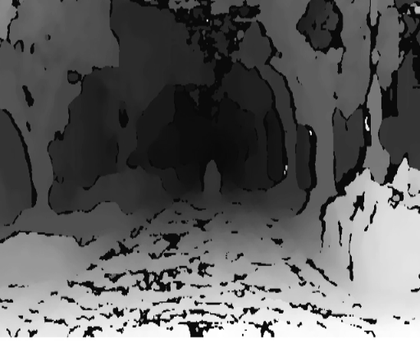
%> input picture Robot/MATLAB/depth_tests/test_depth6.png, 420 x 348 px, shrunk from 512 x 424 before the run
$ octave depth_grid_test.m   (GNU Octave 9; MATLAB toolbox functions it lacks are replaced by stand-ins)
%> lines starting %> are read from the running program, lines starting %| are printed output that depends on the picture; in (x1, y1, x2, y2) boxes, pixels count from 0 and x2, y2 are one past the last pixel; in counts of white or black regions, pixels touching at a corner belong together; the program's own positions count from 1
% Script to test the conversion of a depth map from the kinect to an
% occupancy frid with cell probabilitites
%   Written by Chris Poole - Spring 2018

close all
clear all
clc

MAX_ROVER_STEP = 20; % pixels? centimeters? no clue how to implement this yet
block_prob = @(m)exp(-0.5/255*m);

im = imread('test_depth6.png', 'png');
%> im is the input picture: size 348x420x3 uint8; min 0, max 255, mean 96.6
im = im(:,:,1);
%> im: size 348x420 uint8
[m,n] = size(im);
%> m = 348; n = 420

figure
imshow(im)

occ_grid = zeros([255,n]);

tic
for j = 1:n
    for i = 1:m
        dist = im(i,j); % val out of 255
        if dist ~= 0
            k = (256-im2double(dist)*255):255;
            occ_grid(k,j) = occ_grid(k,j) + block_prob(i);
        end
    end
end
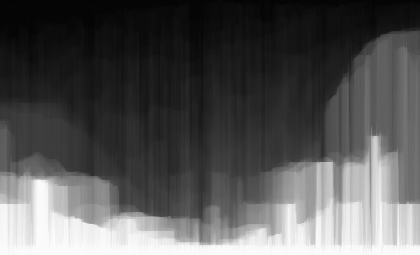
%> occ_grid: size 255x420 double; min 3.56, max 252, mean 86.2
%> after the loop, k = 255 values from 1 to 255
toc

[m_occ,n_occ] = size(occ_grid);
%> m_occ = 255; n_occ = 420
[x,y] = meshgrid(1:n_occ,1:m_occ);

figure
colormap('gray')
h = pcolor(x,y,occ_grid);
set(h, 'EdgeColor', 'none');
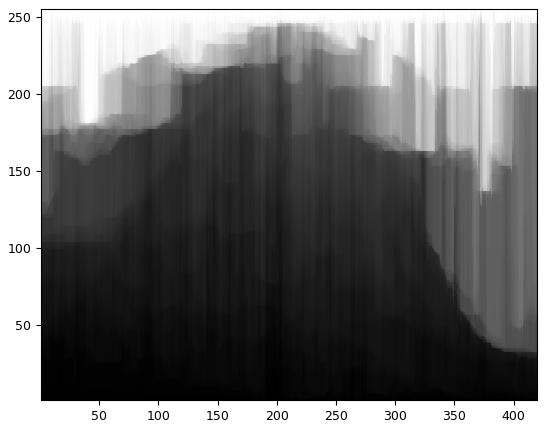
%> figure redrawn from the program's plot data

figure
colormap(parula(255/15))
s = plot3(x,y,occ_grid,'.');
s.EdgeColor = 'none';
s.CData = occ_grid;
xlabel('x'); ylabel('y'); zlabel('z');
%> after `zlabel('z')`:
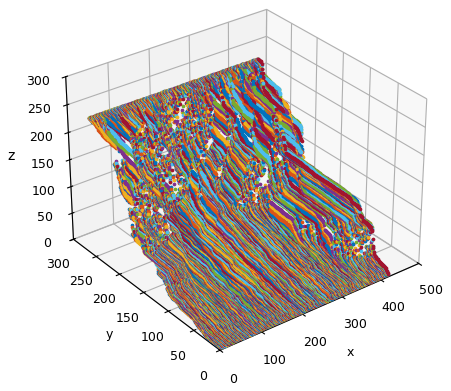
%> figure redrawn from the program's plot data

$ run again, with Robot/MATLAB/depth_tests/test_depth0.png copied over Robot/MATLAB/depth_tests/test_depth6.png
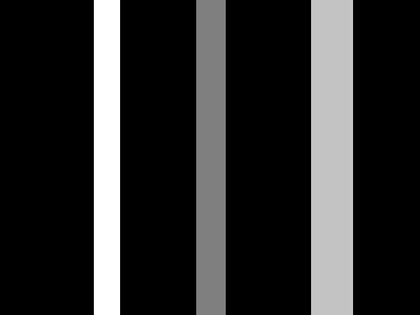
%> input picture Robot/MATLAB/depth_tests/test_depth0.png, 420 x 315 px, shrunk from 640 x 480 before the run
%> im is the input picture: size 315x420x3 uint8; min 0, max 255, mean 44.4
%> im: size 315x420 uint8
%> after the loop `for j = 1:n`:
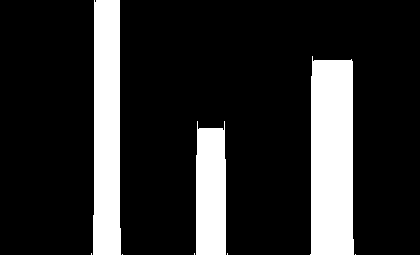
%> occ_grid: size 255x420 double; values 0 (black) and 234.8 (white), 17.4% white; 8 white regions (5 under 20 px), largest, box (x1, y1, x2, y2) and area: (310, 56, 354, 255) 8194, (93, 0, 121, 255) 6695, (196, 121, 226, 255) 3763
%> after the loop `for j = 1:n`: k = 255
%> `zlabel('z')`:
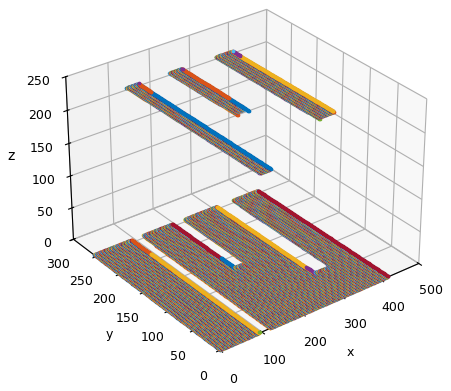
%> figure redrawn from the program's plot data

$ run again, with Robot/MATLAB/depth_tests/test_depth2.png copied over Robot/MATLAB/depth_tests/test_depth6.png
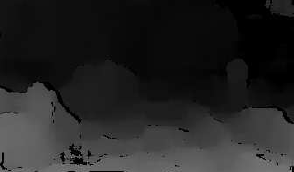
%> input picture Robot/MATLAB/depth_tests/test_depth2.png, 294 x 172 px
%> im is the input picture: size 172x294x3 uint8; min 0, max 160, mean 36.2
%> im: size 172x294 uint8
%> after the loop `for j = 1:n`:
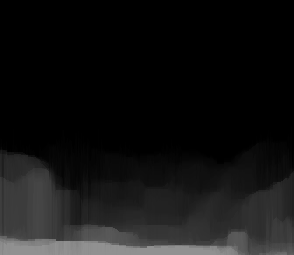
%> occ_grid: size 255x294 double; min 0, max 145.9, mean 19.2
%> after the loop `for j = 1:n`: k = 19 values from 237 to 255
%> `zlabel('z')`:
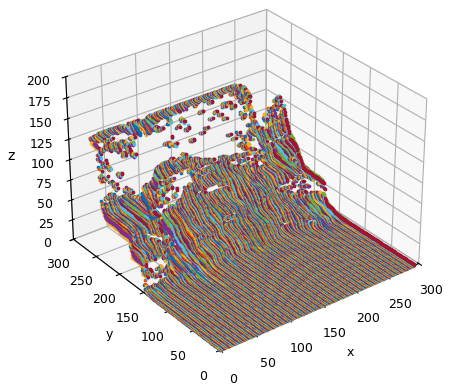
%> figure redrawn from the program's plot data

$ run again, with Robot/MATLAB/depth_tests/test_depth3.png copied over Robot/MATLAB/depth_tests/test_depth6.png
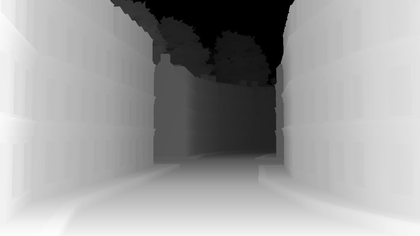
%> input picture Robot/MATLAB/depth_tests/test_depth3.png, 420 x 236 px, shrunk from 1280 x 720 before the run
%> im is the input picture: size 236x420 uint8; min 0, max 254, mean 158.9
%> after the loop `for j = 1:n`:
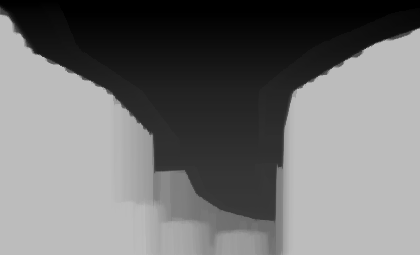
%> occ_grid: size 255x420 double; min 0, max 188.7, mean 114.8
%> after the loop `for j = 1:n`: k = 247 values from 9 to 255
%> `zlabel('z')`:
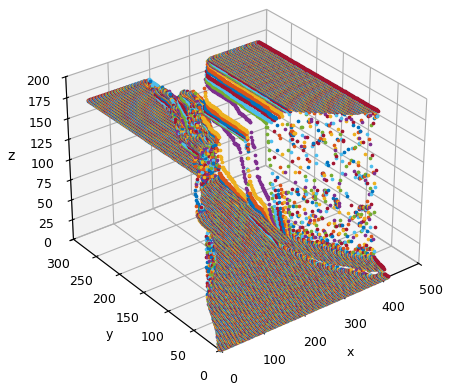
%> figure redrawn from the program's plot data
